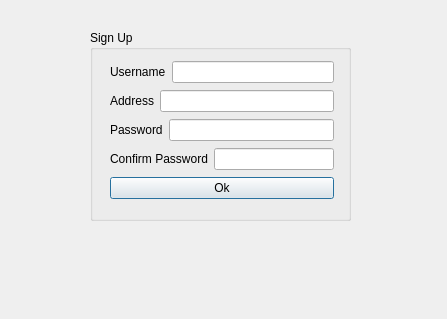
<?xml version="1.0" encoding="UTF-8"?>
<ui version="4.0">
 <class>SignUp</class>
 <widget class="QDialog" name="SignUp">
  <property name="geometry">
   <rect>
    <x>0</x>
    <y>0</y>
    <width>447</width>
    <height>319</height>
   </rect>
  </property>
  <property name="windowTitle">
   <string>Dialog</string>
  </property>
  <widget class="QGroupBox" name="groupBox">
   <property name="geometry">
    <rect>
     <x>90</x>
     <y>30</y>
     <width>261</width>
     <height>191</height>
    </rect>
   </property>
   <property name="title">
    <string>Sign Up</string>
   </property>
   <widget class="QWidget" name="">
    <property name="geometry">
     <rect>
      <x>20</x>
      <y>30</y>
      <width>224</width>
      <height>143</height>
     </rect>
    </property>
    <layout class="QVBoxLayout" name="verticalLayout">
     <item>
      <layout class="QHBoxLayout" name="horizontalLayout">
       <item>
        <widget class="QLabel" name="label">
         <property name="text">
          <string>Username</string>
         </property>
        </widget>
       </item>
       <item>
        <widget class="QLineEdit" name="lineEdit"/>
       </item>
      </layout>
     </item>
     <item>
      <layout class="QHBoxLayout" name="horizontalLayout_2">
       <item>
        <widget class="QLabel" name="label_2">
         <property name="text">
          <string>Address</string>
         </property>
        </widget>
       </item>
       <item>
        <widget class="QLineEdit" name="lineEdit_2"/>
       </item>
      </layout>
     </item>
     <item>
      <layout class="QHBoxLayout" name="horizontalLayout_3">
       <item>
        <widget class="QLabel" name="label_3">
         <property name="text">
          <string>Password</string>
         </property>
        </widget>
       </item>
       <item>
        <widget class="QLineEdit" name="lineEdit_3"/>
       </item>
      </layout>
     </item>
     <item>
      <layout class="QHBoxLayout" name="horizontalLayout_4">
       <item>
        <widget class="QLabel" name="label_4">
         <property name="text">
          <string>Confirm Password</string>
         </property>
        </widget>
       </item>
       <item>
        <widget class="QLineEdit" name="lineEdit_4"/>
       </item>
      </layout>
     </item>
     <item>
      <widget class="QPushButton" name="pushButton">
       <property name="text">
        <string>Ok</string>
       </property>
      </widget>
     </item>
    </layout>
   </widget>
  </widget>
 </widget>
 <resources/>
 <connections/>
</ui>
